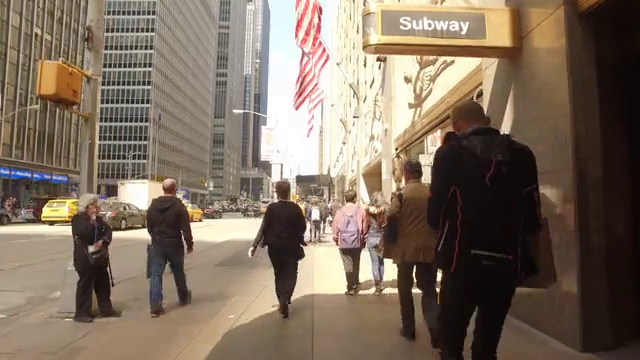
#> input picture frame 80 of video.mp4, 640 x 360 px
$ python Final_pt.py
#> lines starting #> are read from the running program, lines starting #| are printed output that depends on the picture; after the words box and inside, x2 and y2 are one past the last pixel; in counts of white or black regions, pixels touching at a corner belong together
import cv2
cap = cv2.VideoCapture("video.mp4")
people_cascade = cv2.CascadeClassifier("Final_train.xml")
while True:
    ret, cuadros = cap.read()
#> cuadros is the input picture: shape (360, 640, 3); mean B, G, R 95, 110.6, 126
    detected_people = people_cascade.detectMultiScale( cuadros, 1.1,1)
#> detected_people = [[357, 150, 32, 63], [242, 168, 79, 159], [120, 157, 86, 172], [35, 128, 109, 218]]
    for (x,y,z,h) in detected_people:
        cv2.rectangle(cuadros,(x,y),(x+z,y+h),(255,0,0),2)
        font = cv2.FONT_HERSHEY_DUPLEX
        cv2.putText(cuadros, 'Tracking...', (x+6,y-6),font,0.5,(0,255,0),1)
        cv2.imshow('People Tracking', cuadros)
#> this loop made 4 passes
#> pass 1, `cv2.imshow('People Tracking', cuadros)`:
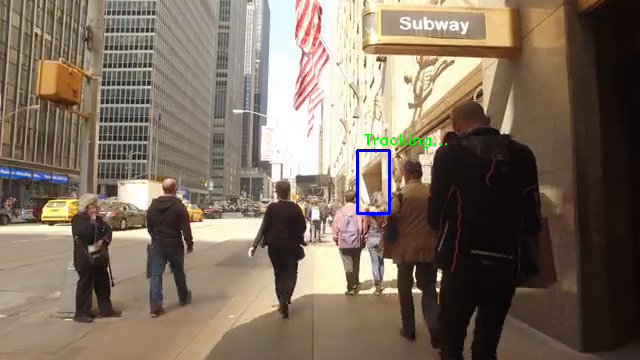
#> window 'People Tracking': shape (360, 640, 3); mean B, G, R 95.1, 110.2, 125.3
#> pass 2, `cv2.imshow('People Tracking', cuadros)`:
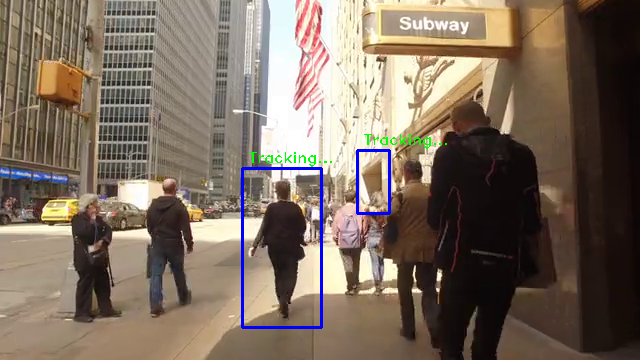
#> window 'People Tracking': shape (360, 640, 3); mean B, G, R 95.6, 109.3, 124
#> after the loop:
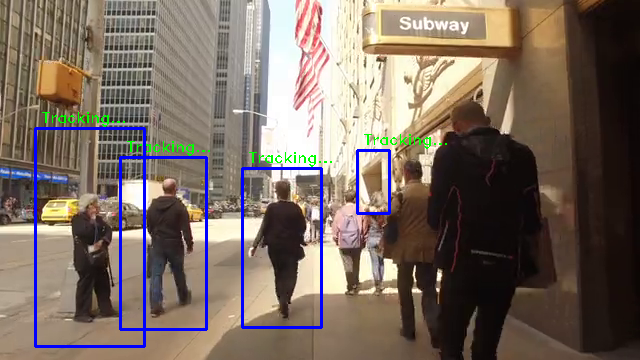
#> cuadros: shape (360, 640, 3); 2.78% of pixels changed, all inside (x1, y1, x2, y2) = (34, 112, 447, 348)
    if cv2.waitKey(33) == 13:
#> (key Esc is pressed here)
        break
cap.release()
cv2.destroyAllWindows()

$ run again, starting later in the video
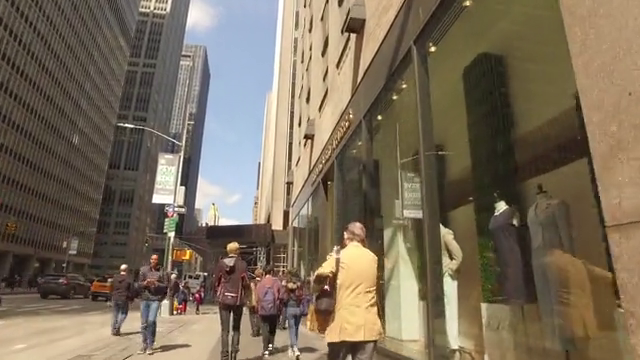
#> input picture frame 640 of video.mp4, 640 x 360 px
#> cuadros is the input picture: shape (360, 640, 3); mean B, G, R 89.7, 108.7, 122
#> detected_people = [[189, 285, 16, 33], [133, 297, 31, 62]]
#> the loop `for (x,y,z,h) in detected_people:` made 2 passes
#> (x, y, z, h, font) on passes 1 to 2: (189, 285, 16, 33, 2), (133, 297, 31, 62, 2)
#> pass 1, `cv2.imshow('People Tracking', cuadros)`:
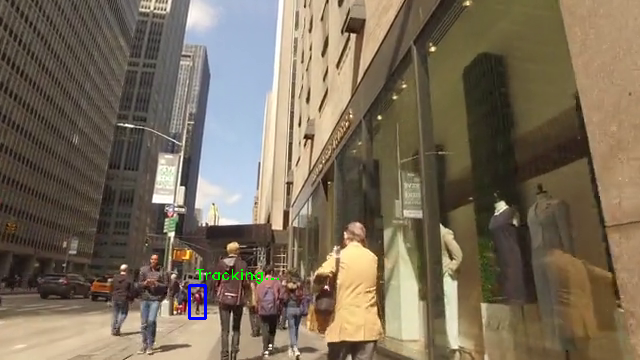
#> window 'People Tracking': shape (360, 640, 3); mean B, G, R 89.9, 108.7, 121.7
#> pass 2, `cv2.imshow('People Tracking', cuadros)`:
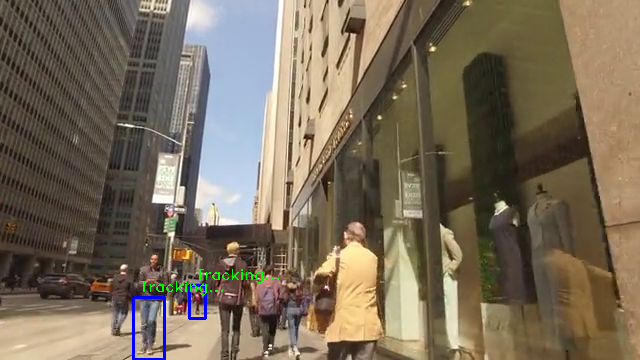
#> window 'People Tracking': shape (360, 640, 3); mean B, G, R 90, 108.6, 121.2
